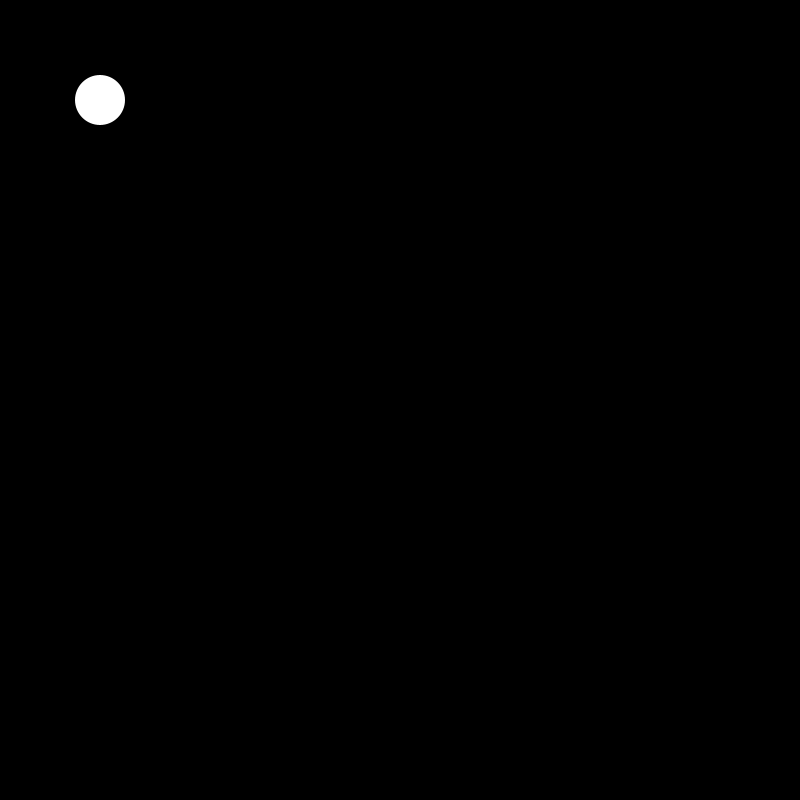
Frame 1 (no input)
Frame 60 (the mouse pressed at the canvas centre just before this capture): identical to frame 1, image omitted
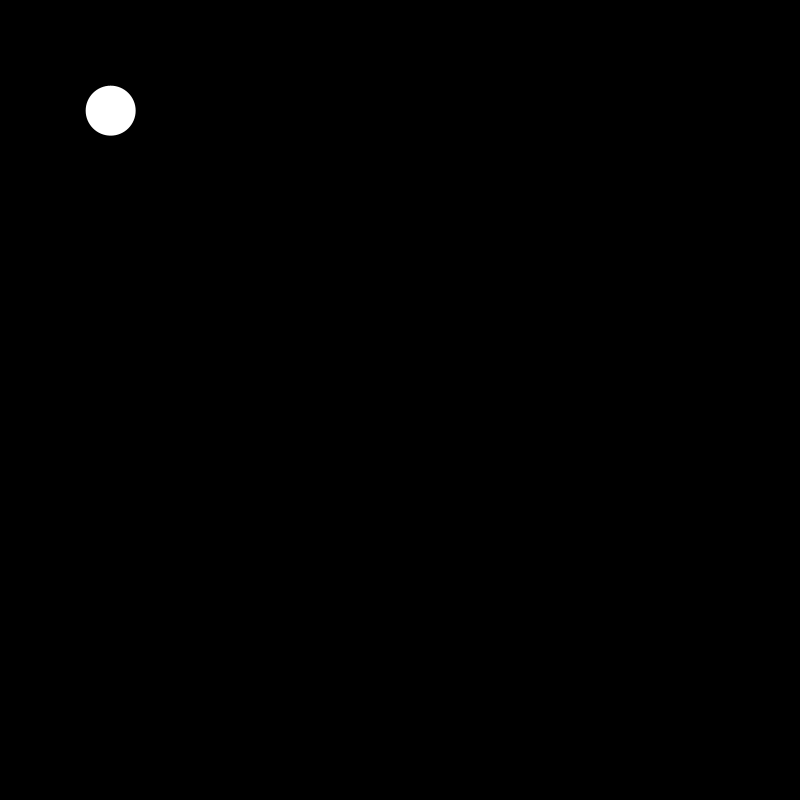
Frame 120 (the mouse held since frame 60 and released just before this capture)

The Processing sketch that drew these frames (run headless with seeded random() and noise(); from frame 60 on, the mouse is pressed at the canvas centre):

// Processing sketch: Timeline
// ── Timeline.pde
float xStart = 100;
float xEnd = 100;
float yStart = 100;
float yEnd = 100;

float startTime = Integer.MAX_VALUE;
float duration = 2000; 

void setup() {
  size(800, 800);
}

void draw() {
  background(0);
  
  float percentage = (millis() - startTime) / duration;
  percentage = constrain(percentage, 0, 1);
 
  percentage = startSlowEndFast(percentage);
  
  float currentX = lerp(xStart, xEnd, percentage);
  float currentY = lerp(yStart, yEnd, percentage);
  
  fill(255);
  noStroke();
  ellipse(currentX, currentY, 50, 50);
  
  if (percentage == 1) {
    xStart = xEnd;
    yStart = yEnd;
  }
}

float startSlowGoFastEndSlow(float percentage) {
    return sin((percentage - .5) * PI) / 2 + .5;
}

float startSlowEndFast(float percentage) {
    return pow(percentage, 5);
}

void mousePressed() {
  startTime = millis();
  xEnd = mouseX;
  yEnd = mouseY;
}
